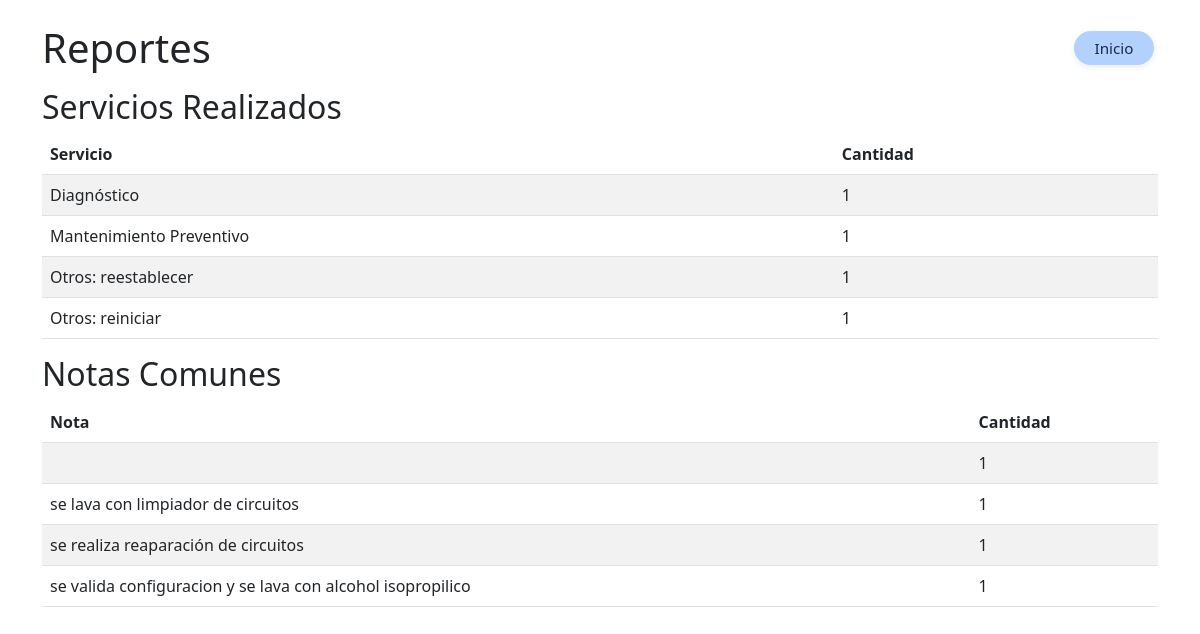
Screenshot of /reportes/ (signed in) with the database file from the repository.
### tables this page shows
CREATE TABLE servicios (
                    id INTEGER PRIMARY KEY AUTOINCREMENT,
                    nombre TEXT NOT NULL,
                    primer_apellido TEXT NOT NULL,
                    segundo_apellido TEXT NOT NULL,
                    telefono TEXT NOT NULL,
                    tipo_equipo TEXT NOT NULL,
                    marca TEXT NOT NULL,
                    modelo TEXT NOT NULL,
                    serie TEXT,
                    servicio TEXT,
                    accesorios TEXT,
                    estado TEXT DEFAULT 'En diagnóstico',
                    notas TEXT,
                    foto_inicial TEXT,
                    foto_servicio TEXT,
                    foto_final TEXT,
                    fecha_registro TEXT,
                    fecha_entrega TEXT,
                    tecnico_actual TEXT
                );

### modules/reportes/routes.py (the view)
@reportes_bp.route('/')
@login_required
@cache.cached(timeout=60)  # Cachear por 60 segundos
def reportes():
    servicios = db.query("SELECT servicio, COUNT(*) as count FROM servicios GROUP BY servicio")
    notas = db.query("SELECT notas, COUNT(*) as count FROM servicios WHERE notas IS NOT NULL GROUP BY notas")
    return render_template('reportes.html', servicios=servicios, notas=notas)

### app.py (called while the page is built)
@login_manager.user_loader
def load_user(user_id):
    from db import DatabaseSingleton
    db = DatabaseSingleton()
    user_data = db.query("SELECT * FROM usuarios WHERE id = ? AND activo = 1", (user_id,))
    if user_data:
        from models import User
        return User(user_data[0]['id'], user_data[0]['nombre'], user_data[0]['usuario'], user_data[0]['rol'], user_data[0]['activo'])
    return None

### db.py (called while the page is built)
    def __new__(cls):
        if cls._instance is None:
            cls._instance = super().__new__(cls)
            cls._instance.conn = sqlite3.connect(Config.DATABASE_PATH, check_same_thread=False)
            cls._instance.conn.row_factory = sqlite3.Row
            cls._instance.init_db()
        return cls._instance

    def query(self, sql, params=()):
        cursor = self.conn.cursor()
        cursor.execute(sql, params)
        result = cursor.fetchall()
        cursor.close()
        return result

### templates/reportes.html (shortened to what this page needs)
<!DOCTYPE html>
<html>
<head>
    <link href="https://cdn.jsdelivr.net/npm/bootstrap@5.3.0/dist/css/bootstrap.min.css" rel="stylesheet">
    <link rel="stylesheet" href="/static/css/global.css">
</head>
<body>
    <div class="container mt-4">
        <div class="d-flex justify-content-between align-items-center mb-3">
            <h1 class="mb-0">Reportes</h1>
            <a href="{{ url_for('index') }}" class="btn-regresar btn-form-main inicio-top-right ms-3" title="Inicio">Inicio</a>
        </div>
        <h2>Servicios Realizados</h2>
        <table class="table table-striped">
            <thead>
                <tr>
                    <th>Servicio</th>
                    <th>Cantidad</th>
                </tr>
            </thead>
            <tbody>
                {% for servicio in servicios %}
                <tr>
                    <td>{{ servicio['servicio'] }}</td>
                    <td>{{ servicio['count'] }}</td>
                </tr>
                {% endfor %}
            </tbody>
        </table>
        <h2>Notas Comunes</h2>
        <table class="table table-striped">
            <thead>
                <tr>
                    <th>Nota</th>
                    <th>Cantidad</th>
                </tr>
            </thead>
            <tbody>
                {% for nota in notas %}
                <tr>
                    <td>{{ nota['notas'] }}</td>
                    <td>{{ nota['count'] }}</td>
                </tr>
                {% endfor %}
            </tbody>
        </table>
    </div>
</body>
</html>

### static/css/global.css (style rules this page uses)
.inicio-top-right { margin-top: -16px; }
.btn-global, .btn-aceptar, .btn-cancelar, .btn-regresar, .btn-panel, .btn-panel-alt, .btn-accion-panel, .btn-retomar, .btn-reporte-final, .btn-form-main { border-radius: 30px; min-width: 80px; padding: 6px 18px; font-size: 0.95rem; font-weight: 500; display: inline-block; text-align: center; margin: 0 4px; box-shadow: 0 2px 6px rgba(0,0,0,0.08); border: none; transition: background 0.2s, box-shadow 0.2s; cursor: pointer; vertical-align: middle; text-decoration: none; }
.btn-regresar { background: #b3d1ff; color: #1b2a4b; }

### rows the page displays
servicios: servicio "Diagnóstico", count "1"
servicios: servicio "Mantenimiento Preventivo", count "1", notas "se valida configuracion y se lava con alcohol isopropilico"
servicios: servicio "Otros: reestablecer", count "1", notas "se lava con limpiador de circuitos"
servicios: servicio "Otros: reiniciar", count "1", notas "se realiza reaparación de circuitos"

### other values shown
{{ nota['count'] }} "1"
